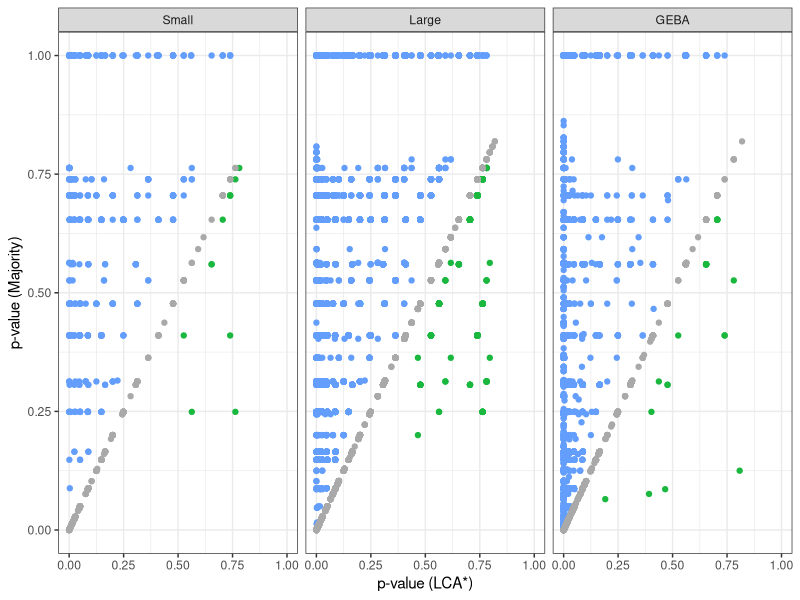
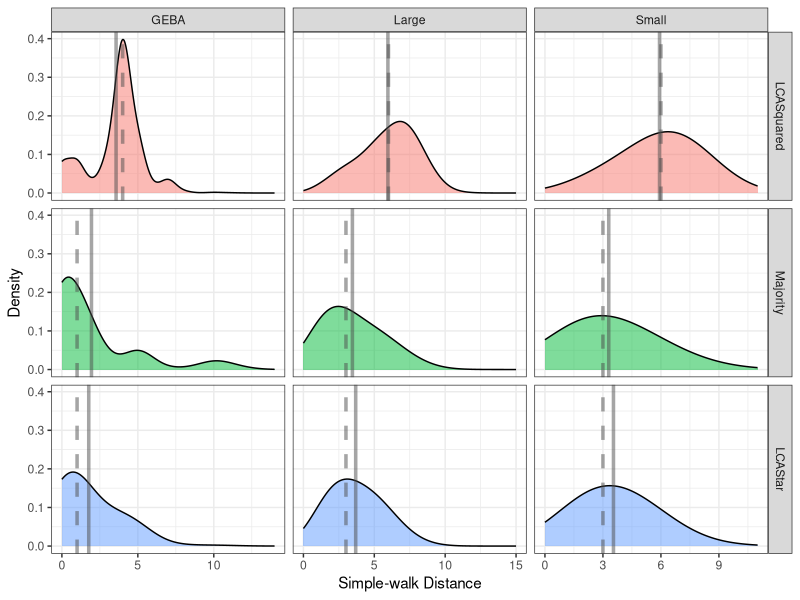
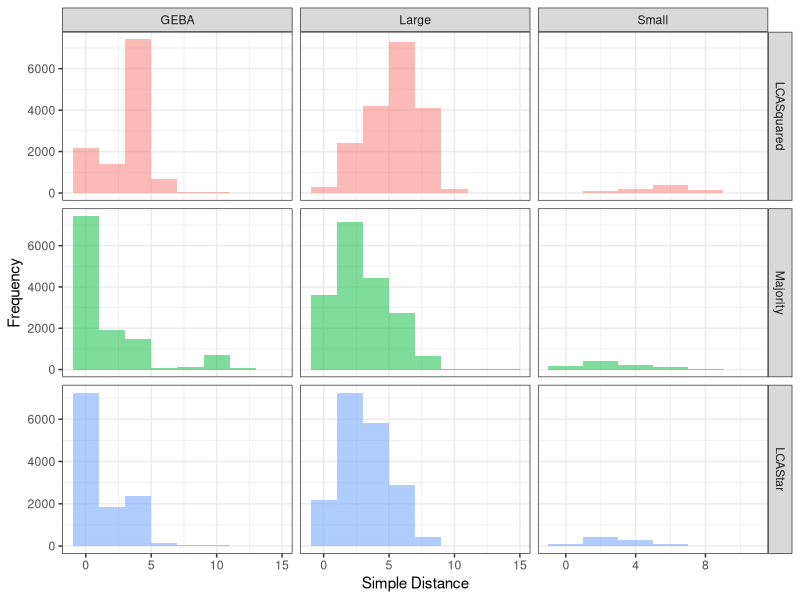
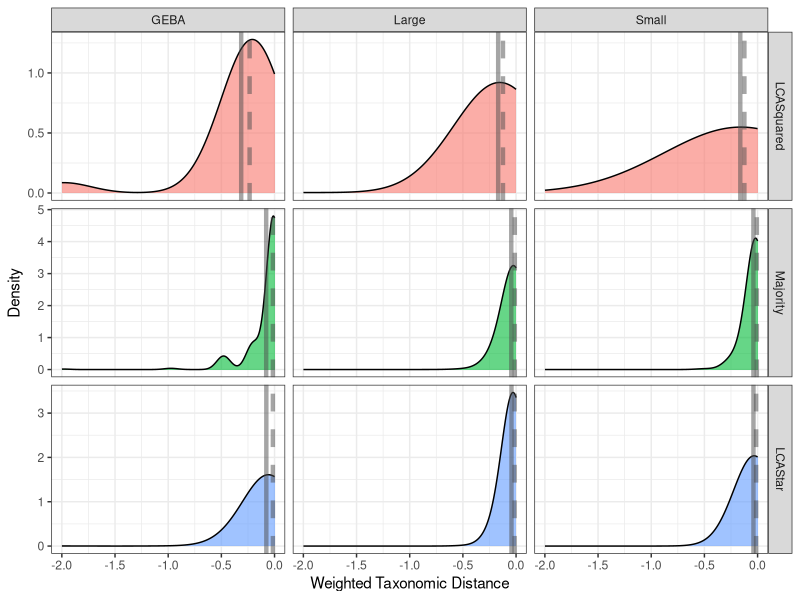
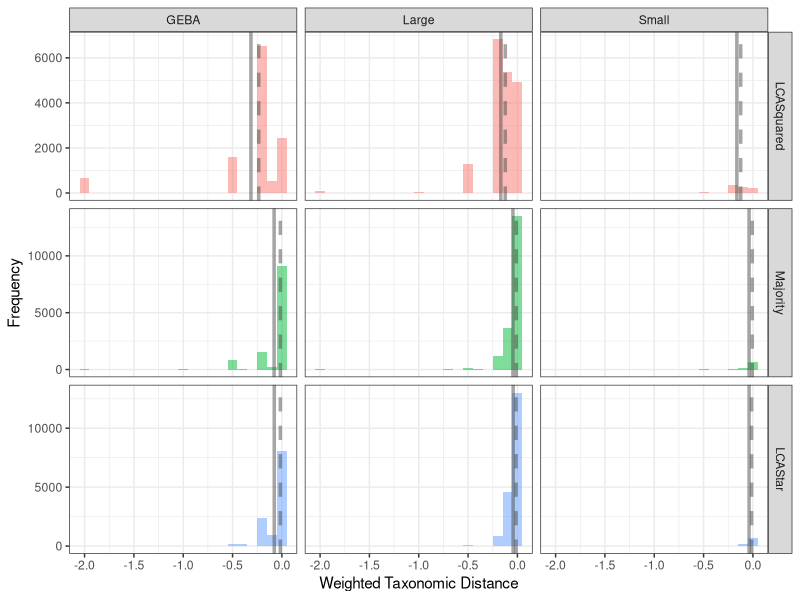
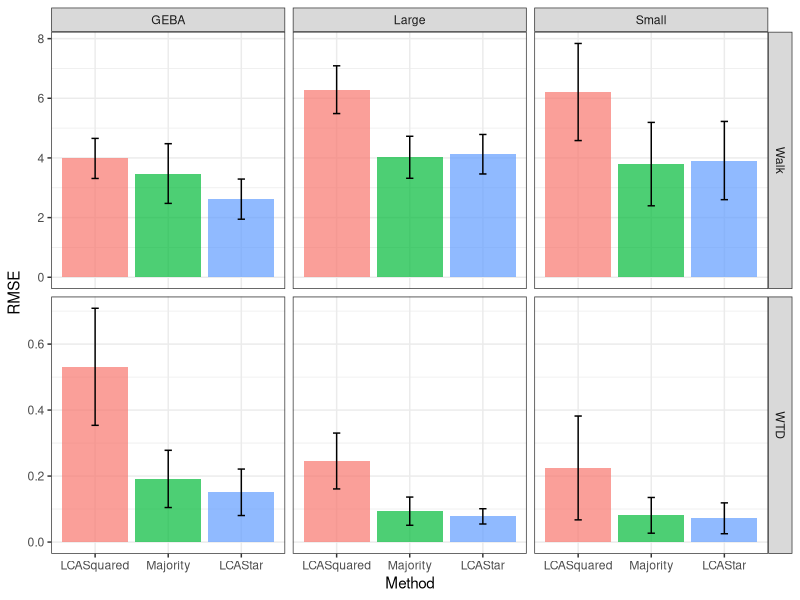
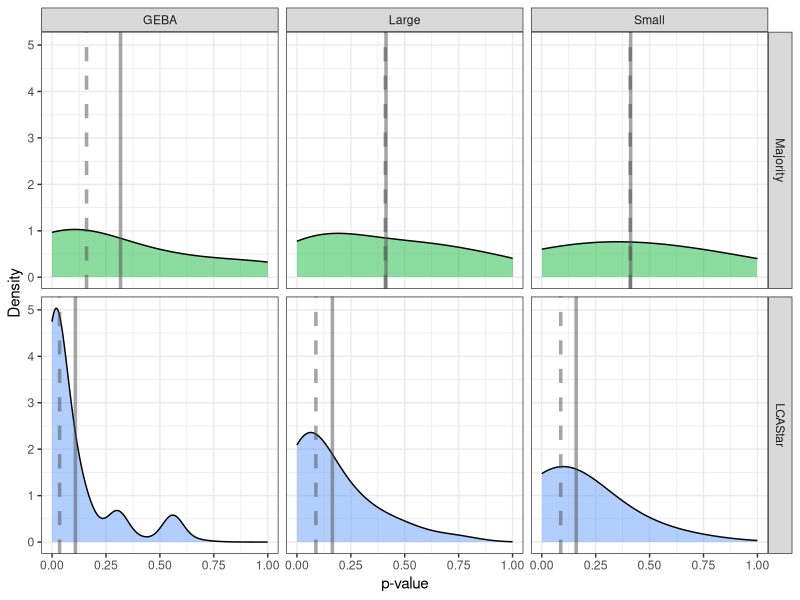
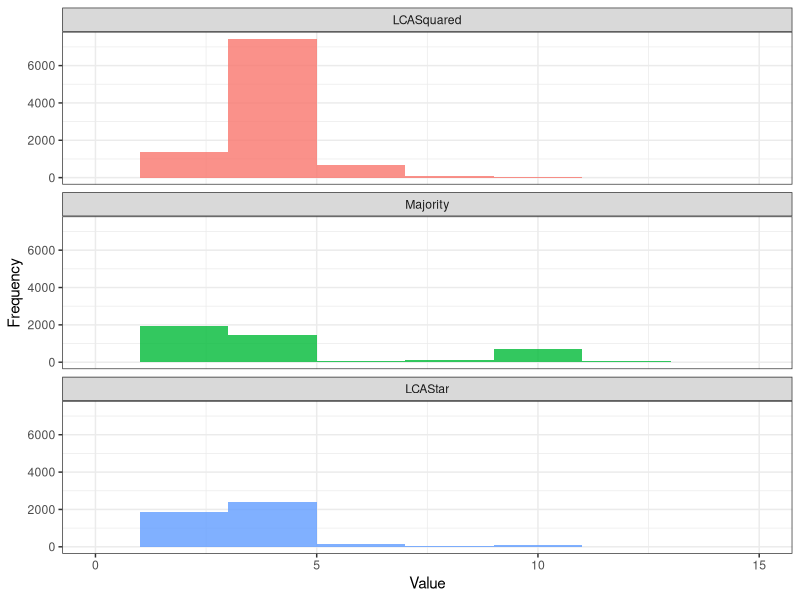

The R script that drew these images, in order:
## ---- chunk 1
library(knitr)
opts_chunk$set(warning=FALSE, message=FALSE)
## ---- chunk 2
require(ggplot2)
require(reshape2)
require(dplyr)
theme_set(theme_bw()) # set theme and font
## ---- chunk 3
colClasses <- c("character", "character", "numeric", "numeric", "numeric",
                "character", "numeric", "numeric", "numeric", 
                "character", "numeric", "numeric", "character" )
test1_df <- read.table("test1_lcastar.txt", sep="\t", header=T, na.strings = "None", 
                      colClasses = colClasses, strip.white=TRUE, quote="")
test2_df <- read.table("test2_lcastar.txt", sep="\t", header=T, na.strings = "None", 
                      colClasses = colClasses, strip.white=TRUE, quote="")
geba_df <- read.table("GEBA_SAG_all_lcastar.txt", sep="\t", header=T, na.strings = "None", 
                      colClasses = colClasses, strip.white=TRUE, quote="")

all_df <- rbind(cbind(geba_df, Sample="GEBA"),cbind(test1_df, Sample="Small"),cbind(test2_df, Sample="Large"))

all_df$Sample <- factor(all_df$Sample, levels=c("Small", "Large", "GEBA"))
## ---- chunk 4
# p-value compare
g1 <- ggplot(all_df, aes(x=LCAStar_p, y=Majority_p)) 
g1 <- g1 + geom_point(data = subset(all_df, LCAStar_p > Majority_p), color="#1BB840")
g1 <- g1 + geom_point(data = subset(all_df, LCAStar_p < Majority_p), color="#649EFC")
g1 <- g1 + geom_point(data = subset(all_df, LCAStar_p == Majority_p), color="darkgrey")
g1 <- g1 + xlim(0,1)
g1 <- g1 + ylim(0,1)
g1 <- g1 + xlab("p-value (LCA*)")
g1 <- g1 + ylab("p-value (Majority)")
g1 <- g1 + facet_wrap(~ Sample)
g1 <- g1 + theme(legend.position="none")
g1
pdf(file = "pdfs/fig1.pdf", width = 10.2, height=3.65)
g1
dev.off()
## ---- chunk 5
clean_up_data2 <- function(df) {
  new_df <-rbind(cbind(df$Contig, df$LCAStar, "LCAStar", df$Original, df$LCAStar_p, df$LCAStar_dist, df$LCAStar_WTD),
           cbind(df$Contig, df$Majority, "Majority", df$Original, df$Majority_p, df$Majority_dist, df$Majority_WTD),
           cbind(df$Contig, df$LCASquared, "LCASquared", df$Original, NA, df$LCASquared_dist, df$LCASquared_WTD))
  new_df <- as.data.frame(new_df)
  colnames(new_df) <- c("Contig", "Taxonomy", "Method", "Original", "p-value", "Walk", "WTD")
  new_df.m<- melt(new_df, id.vars = c("Contig", "Taxonomy", "Method", "Original"))
  new_df.m$value <- as.numeric(as.character(new_df.m$value))
  new_df.m$Method <- factor(new_df.m$Method, levels = c("LCASquared", "Majority", "LCAStar"))
  new_df.m
}
## ---- chunk 6
# reshape data into ggplot form
test1_df.m <- clean_up_data2(test1_df)
test1_df.m<- cbind(test1_df.m, Sample="Small")
test2_df.m <- clean_up_data2(test2_df)
test2_df.m <- cbind(test2_df.m, Sample="Large")
geba_df.m <- clean_up_data2(geba_df)
geba_df.m <- cbind(geba_df.m, Sample="GEBA")

all_df.m <- rbind(test1_df.m, test2_df.m, geba_df.m)
## ---- chunk 7
# plotting parameters
my_line_col = "#4C4C4C"
line_size = 1.2
alpha_val = 0.5

walk_means <- select(all_df.m, Method, Sample, variable, value) %>%
  group_by(Method, Sample, variable) %>%
  filter(variable== "Walk") %>%
  summarize(mean=mean(value, na.rm = T),
            percent_25 = quantile(value, probs = 0.25, na.rm = T),
            median = quantile(value, probs=0.5, na.rm = T),
            percent_75 = quantile(value, probs = 0.75, na.rm = T))

g2 <- ggplot(subset(all_df.m, variable == "Walk"), aes(x=value, fill=Method))
# g2 <- g2 + geom_histogram(binwidth=2, alpha=0.8) 
g2 <- g2 + geom_density(adjust=5, alpha=alpha_val) 
g2 <- g2 + facet_grid(Method ~ Sample, scales = "free_x")
g2 <- g2 + theme(legend.position="none")
g2 <- g2 + geom_vline(aes(xintercept=mean), colour=my_line_col, size=line_size, alpha=alpha_val, walk_means)
g2 <- g2 + geom_vline(aes(xintercept=median), colour=my_line_col, linetype="dashed", size=line_size, alpha=alpha_val, walk_means)
g2 <- g2 + xlab("Simple-walk Distance")
g2 <- g2 + ylab("Density")
g2
pdf(file = "pdfs/fig2.pdf", width = 7, height=7)
g2
dev.off()
## ---- chunk 8
# original histograms
g2a <- ggplot(subset(all_df.m, variable == "Walk"), aes(x=value, fill=Method))
g2a <- g2a + geom_histogram(binwidth=2, alpha=alpha_val) 
# g2a <- g2a + geom_density(adjust=6, alpha=0.8) 
g2a <- g2a + facet_grid(Method ~ Sample, scales = "free")
g2a <- g2a + theme(legend.position="none")
#g2a <- g2a + geom_vline(aes(xintercept=percent_25), colour=my_line_col, size=1.5, alpha=0.5, means)
#g2a <- g2a + geom_vline(aes(xintercept=median), colour=my_line_col, size=1.5, alpha=0.5, means)
#g2a <- g2a + geom_vline(aes(xintercept=percent_75), colour=my_line_col, size=1.5, alpha=0.5, means)
g2a <- g2a + xlab("Simple Distance")
g2a <- g2a + ylab("Frequency")
g2a
## ---- chunk 9
means <- select(all_df.m, Method, Sample, variable, value) %>%
  group_by(Method, Sample, variable) %>%
  filter(variable== "WTD") %>%
  summarize(mean=mean(value, na.rm = T),
            percent_25 = quantile(value, probs = 0.25, na.rm = T),
            median = quantile(value, probs=0.5, na.rm = T),
            percent_75 = quantile(value, probs = 0.75, na.rm = T))

g3 <- ggplot(subset(all_df.m, variable == "WTD"), aes(x=value, fill=Method))
g3 <- g3 + geom_density(adjust=20, alpha=0.6) 
g3 <- g3 + facet_grid(Method ~ Sample, scales = "free_y")
g3 <- g3 + theme(legend.position="none")
g3 <- g3 + geom_vline(aes(xintercept=mean), colour=my_line_col, size=1.5, alpha=0.5, means)
g3 <- g3 + geom_vline(aes(xintercept=median), colour=my_line_col, linetype="dashed", size=1.5, alpha=0.5, means)
g3 <- g3 + xlab("Weighted Taxonomic Distance")
g3 <- g3 + ylab("Density")
g3
pdf(file = "pdfs/fig3.pdf", width = 7, height=7)
g3
dev.off()
## ---- chunk 10
g3a <- ggplot(subset(all_df.m, variable == "WTD"), aes(x=value, fill=Method))
g3a <- g3a + geom_histogram(binwidth=0.1, alpha=alpha_val) 
g3a <- g3a + facet_grid(Method ~Sample, scales = "free_y")
g3a <- g3a + theme(legend.position="none")
g3a <- g3a + geom_vline(aes(xintercept=mean), colour=my_line_col, size=line_size, alpha=alpha_val, means)
g3a <- g3a + geom_vline(aes(xintercept=median), colour=my_line_col, linetype="dashed", size=line_size, alpha=alpha_val, means)
g3a <- g3a + xlab("Weighted Taxonomic Distance")
g3a <- g3a + ylab("Frequency")
g3a
## ---- chunk 11
# function for RMSE
rmse <- function(x) {
  sqrt(mean(x^2, na.rm = T))
}

ci <- function(x, sig=0.05) {
  
  x <- x[!is.na(x)] # remove NA
  x <- x^2 # squre
  N <- length(x)
  x_sd <- sd(x, na.rm=TRUE)
  
  x_se <- x_sd / sqrt(N)
  x_se <- sqrt(x_se)
  ciMult <- qt((1-sig)/2 + .5, N-1)
  x_ci <- x_se * ciMult
  x_ci
}

# function to compute standard errors
summarySE <- function(data=NULL, measurevar, groupvars=NULL, na.rm=FALSE,
                      conf.interval=.95, .drop=TRUE) {
    require(plyr)

    # New version of length which can handle NA's: if na.rm==T, don't count them
    length2 <- function (x, na.rm=FALSE) {
        if (na.rm) sum(!is.na(x))
        else       length(x)
    }

    # This does the summary. For each group's data frame, return a vector with
    # N, mean, and sd
    datac <- ddply(data, groupvars, .drop=.drop,
      .fun = function(xx, col) {
        c(N    = length2(xx[[col]], na.rm=na.rm),
          mean = mean   (xx[[col]], na.rm=na.rm),
          sd   = sd     (xx[[col]], na.rm=na.rm)
        )
      },
      measurevar
    )

    # Rename the "mean" column    
    datac <- rename(datac, c("mean" = measurevar))

    datac$se <- datac$sd / sqrt(datac$N)  # Calculate standard error of the mean

    # Confidence interval multiplier for standard error
    # Calculate t-statistic for confidence interval: 
    # e.g., if conf.interval is .95, use .975 (above/below), and use df=N-1
    ciMult <- qt(conf.interval/2 + .5, datac$N-1)
    datac$ci <- datac$se * ciMult

    return(datac)
}

res <- select(all_df.m, Method, Sample, variable, value) %>%
       filter(variable %in% c("Walk", "WTD")) %>%
       group_by(Method, Sample, variable) %>%
       summarize(n_obs = n(), RMSE = rmse(value), sd=sd(value, na.rm=TRUE),ci=ci(value, sig=0.05), na.rm=TRUE)
g4 <- ggplot(res, aes(y=RMSE, x =Method, fill=Method)) 
g4 <- g4 + geom_bar(stat="identity", alpha=0.7) 
g4 <- g4 + facet_grid(variable~Sample, scales="free_y")
g4 <- g4 + theme(legend.position="none")
g4 <- g4 + geom_errorbar(aes(ymin=RMSE-ci, ymax=RMSE+ci), width=.1)
g4
pdf(file = "pdfs/fig4.pdf", width = 5.49, height=4.43)
g4
dev.off()
## ---- chunk 12
means <- select(all_df.m, Method, Sample, variable, value) %>%
  filter(variable== "p-value" & Method %in% c("Majority", "LCAStar")) %>%
  group_by(Method, Sample, variable) %>%
  summarize(mean=mean(value, na.rm = T),
            percent_25 = quantile(value, probs = 0.25, na.rm = T),
            median = quantile(value, probs=0.5, na.rm = T),
            percent_75 = quantile(value, probs = 0.75, na.rm = T))

g5 <- ggplot(subset(all_df.m, variable == "p-value" & Method %in% c("Majority", "LCAStar")), aes(x=value, fill=Method)) 
g5 <- g5 + geom_density(adjust=5, alpha=alpha_val)
g5 <- g5 + facet_grid(Method~Sample)
g5 <- g5 + xlab("p-value")
g5 <- g5 + ylab("Density")
g5 <- g5 + geom_vline(aes(xintercept=median), colour=my_line_col, linetype="dashed", size=line_size, alpha=alpha_val, means)
g5 <- g5 + geom_vline(aes(xintercept=mean), colour=my_line_col, size=line_size, alpha=alpha_val, means)
g5 <- g5 + scale_fill_manual(values=c("#1BB840", "#649EFC"))
g5 <- g5 + theme(legend.position="none")
g5
pdf(file = "pdfs/fig5.pdf", width = 8.77, height=6.897)
g5
dev.off()
## ---- chunk 13
g8 <- ggplot(subset(geba_df.m, variable == "Walk"), aes(x=value, fill=Method))
g8 <- g8 + geom_histogram(binwidth=2, alpha=0.8) 
g8 <- g8 + facet_wrap( ~ Method, ncol = 1)
g8 <- g8 + theme(legend.position="none")
g8 <- g8 + xlim(0,15)
g8 <- g8 + xlab("Value")
g8 <- g8 + ylab("Frequency")
g8

g9 <-ggplot(subset(geba_df.m, variable == "WTD"), aes(x=value, fill=Method))
g9 <- g9 + geom_histogram(binwidth=0.1, alpha=0.8) 
g9 <- g9 + facet_wrap( ~ Method, ncol = 1)
g9 <- g9 + theme(legend.position="none")
g9 <- g9 + xlim(-1.5,0)
g9 <- g9 + xlab("Value")
g9 <- g9 + ylab("Frequency")
g9

# g11 <-ggplot(subset(geba_df.m, variable %in% c("WTD", "Walk")), aes(x=Method, y=value, fill=Method))
# g11 <- g11 + geom_violin(alpha=0.6)
# g11 <- g11 + scale_y_log10()
# g11 <- g11 + coord_flip()
# g11 <- g11 + facet_wrap( ~ variable)
# g11
geba_df.m$Taxonomy <- as.vector(geba_df.m$Taxonomy)
geba_df.m$Original<- as.vector(geba_df.m$Original)
res <- select(geba_df.m, Method, Taxonomy, Original) %>%
       group_by(Method) %>%
       summarize(n_obs = n(), accuracy = sum(Taxonomy == Original)/ length(Taxonomy))

g12 <- ggplot(res, aes(x=Method, y=accuracy, fill=Method)) 
g12 <- g12 + geom_bar(stat="identity", alpha=0.8)
g12 <- g12 + theme(legend.position="none")
g12
